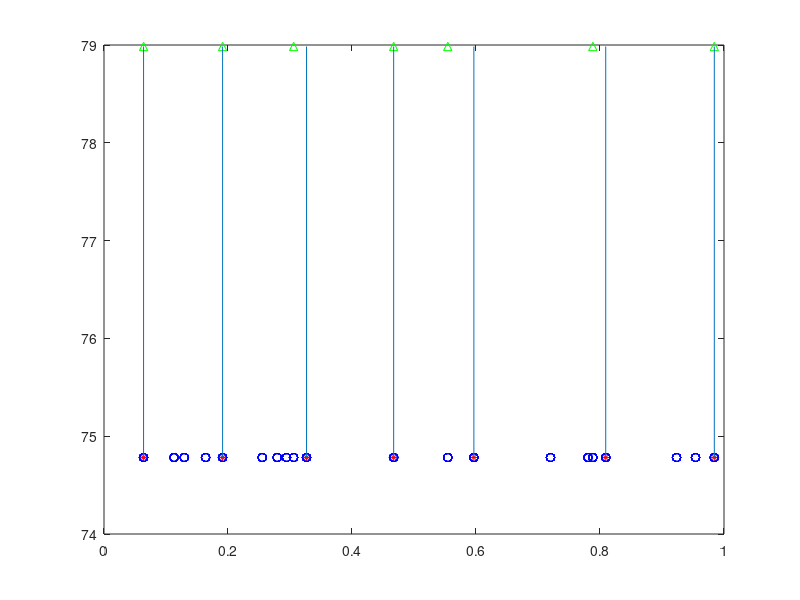

The MATLAB script that drew this image:
close all
clear all
clc

n = 20;

x = rand(n,1);

ids = 1:n;
[xmin, idsxmin] = min(x);
[xmax, idsxmax] = max(x);

k = 7;

combins = combnk(ids,k);
combins = combins.*(repmat(((any(combins==idsxmin,2)).*(any(combins==idsxmax,2)))==1,1,k));

prm = combnk(1:k,2);

combins(combins(:,1)==0,:) = [];

nrg = zeros(size(combins,1),1);
length(nrg)


for p = 1:size(combins,1)
    nrg(p) = sum(1./abs(x(combins(p,prm(:,1)))-x(combins(p,prm(:,2)))));
end

[nrg,idold]=sort(nrg);
combins = combins(idold,:);

plot(x(combins(1,:)),ones(k,1).*nrg(1),'r*');
hold on
plot(x,ones(length(x))*nrg(1),'bo')

idsel = [idsxmin; idsxmax];
nrgsel= sum(1./abs(x(idsel(1))-x(idsel(2))));

idtry = ids;
idtry(idtry==idsxmin) = [];
idtry(idtry==idsxmax) = [];

for i=3:k
    nrgtry=zeros(length(idtry),1);
    for j=1:length(idtry)
        nrgtry(j)= sum(1./abs(x(idtry(j))-x(idsel)));
    end
    [nrgtry,id]=min(nrgtry);
    nrgsel = nrgsel+nrgtry;
    idsel=[idsel;idtry(id)];
    idtry(idtry==idtry(id)) = [];
end

xsel = x(idsel);
plot(xsel,ones(k,1).*nrgsel,'g^')
for i=1:k
    line([x(combins(1,i)); x(combins(1,i))], [nrg(1); nrgsel])
end

